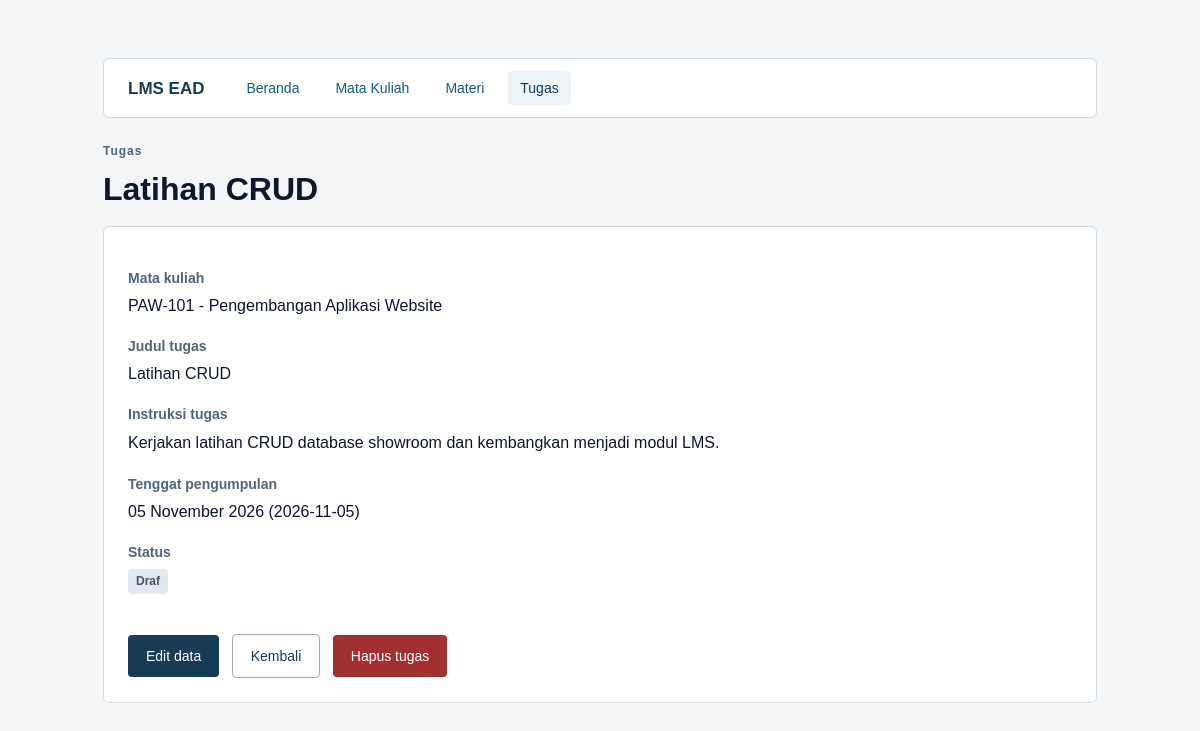
The app's page /detail_tugas.php?id=2 with its own data.
### tables this page shows
CREATE TABLE tugas (
    id INT UNSIGNED AUTO_INCREMENT PRIMARY KEY,
    mata_kuliah_id INT UNSIGNED NOT NULL,
    judul VARCHAR(150) NOT NULL,
    instruksi TEXT NOT NULL,
    tenggat DATE NOT NULL,
    status VARCHAR(20) NOT NULL,
    FOREIGN KEY (mata_kuliah_id)
        REFERENCES mata_kuliah(id) ON DELETE RESTRICT
);

CREATE TABLE mata_kuliah (
    id INT UNSIGNED AUTO_INCREMENT PRIMARY KEY,
    kode VARCHAR(20) NOT NULL UNIQUE,
    nama VARCHAR(100) NOT NULL,
    dosen VARCHAR(100) NOT NULL,
    semester TINYINT UNSIGNED NOT NULL
);

### koneksi.php (called while the page is built, shortened)
<?php
function e($string) {
    return htmlspecialchars((string)$string, ENT_QUOTES, 'UTF-8');
}

### detail_tugas.php (the view, shortened to what this page needs)
<?php
require 'koneksi.php';
$id = (int) ($_GET['id'] ?? 0);
$stmt = $conn->prepare("SELECT t.*, k.kode AS kode_mk, k.nama AS nama_mk
                        FROM tugas t
                        JOIN mata_kuliah k ON t.mata_kuliah_id = k.id
                        WHERE t.id = ?");
$stmt->bind_param('i', $id);
$stmt->execute();
$hasil = $stmt->get_result();
$tugas = $hasil->fetch_assoc();
$badge_class = 'badge-draf';
?>
<!DOCTYPE html>
<html lang="id">
<head>
    <link rel="stylesheet" href="style.css">
</head>
<body>
<main>
    <?php require 'navbar.php'; ?>
    <p class="label">Tugas</p>
    <h1><?= e($tugas['judul']) ?></h1>
    <div class="kartu-detail">
        <dl>
            <dt>Mata kuliah</dt>
            <dd><?= e($tugas['kode_mk']) ?> - <?= e($tugas['nama_mk']) ?></dd>
            <dt>Judul tugas</dt>
            <dd><?= e($tugas['judul']) ?></dd>
            <dt>Instruksi tugas</dt>
            <dd style="white-space: pre-line; line-height: 1.7;"><?= e($tugas['instruksi']) ?></dd>
            <dt>Tenggat pengumpulan</dt>
            <dd><?= date('d F Y', strtotime($tugas['tenggat'])) ?> (<?= e($tugas['tenggat']) ?>)</dd>
            <dt>Status</dt>
            <dd><span class="badge <?= $badge_class ?>"><?= e($tugas['status']) ?></span></dd>
        </dl>
        <div style="margin-top: 24px;">
            <a class="tombol" href="edit_tugas.php?id=<?= $id ?>">Edit data</a>
            <a class="tombol tombol-outline" href="daftar_tugas.php">Kembali</a>
            <a class="tombol bahaya" href="hapus_tugas.php?id=<?= $id ?>">Hapus tugas</a>
        </div>
    </div>
</main>
</body>
</html>

### style.css (style rules this page uses)
* { box-sizing: border-box; }
body { margin: 0; background: #f3f5f7; color: #1e293b; font: 16px/1.6 Arial, -apple-system, BlinkMacSystemFont, "Segoe UI", Roboto, sans-serif; }
main { max-width: 1050px; margin: 30px auto; padding: 28px; background: transparent; }
h1 { font-size: 32px; line-height: 1.2; margin: 8px 0 12px; color: #0f172a; }
.label { color: #526477; font-size: 12px; letter-spacing: 1px; margin: 0 0 6px 0; font-weight: bold; }
a { color: #165b87; text-decoration: none; }
button, .tombol { display: inline-block; padding: 10px 18px; margin-top: 16px; margin-right: 8px; background: #183b56; color: white; border: 0; border-radius: 4px; cursor: pointer; font: inherit; font-size: 14px; text-decoration: none; vertical-align: middle; }
.tombol-outline { background: white; color: #183b56; border: 1px solid #9caab7; }
.bahaya { background: #a32f2f; color: white; }
article, .kartu-detail { background: white; border: 1px solid #d4dce3; border-radius: 6px; padding: 24px; margin-top: 18px; }
dt { font-weight: bold; color: #526477; font-size: 14px; margin-top: 12px; }
dd { margin: 4px 0 16px 0; font-size: 16px; color: #0f172a; }
.badge { display: inline-block; padding: 3px 8px; font-size: 12px; font-weight: 600; border-radius: 4px; }
.badge-draf { background: #e2e8f0; color: #475569; }

### records on screen
tugas: judul "Latihan CRUD", mata_kuliah.kode "PAW-101", mata_kuliah.nama "Pengembangan Aplikasi Website", instruksi "Kerjakan latihan CRUD database showroom dan kembangkan menjadi modul LMS.", tenggat "05 November 2026", tenggat "2026-11-05", status "Draf"
